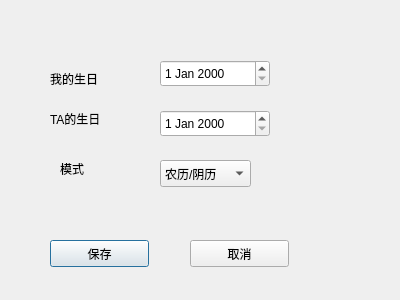
<?xml version="1.0" encoding="UTF-8"?>
<ui version="4.0">
 <class>setbirthday</class>
 <widget class="QDialog" name="setbirthday">
  <property name="geometry">
   <rect>
    <x>0</x>
    <y>0</y>
    <width>400</width>
    <height>300</height>
   </rect>
  </property>
  <property name="windowTitle">
   <string>Dialog</string>
  </property>
  <widget class="QPushButton" name="save_pushButton">
   <property name="geometry">
    <rect>
     <x>50</x>
     <y>240</y>
     <width>99</width>
     <height>27</height>
    </rect>
   </property>
   <property name="text">
    <string>保存</string>
   </property>
  </widget>
  <widget class="QPushButton" name="cancel_pushButton">
   <property name="geometry">
    <rect>
     <x>190</x>
     <y>240</y>
     <width>99</width>
     <height>27</height>
    </rect>
   </property>
   <property name="text">
    <string>取消</string>
   </property>
  </widget>
  <widget class="QLabel" name="label">
   <property name="geometry">
    <rect>
     <x>50</x>
     <y>70</y>
     <width>67</width>
     <height>17</height>
    </rect>
   </property>
   <property name="text">
    <string>我的生日</string>
   </property>
  </widget>
  <widget class="QLabel" name="label_2">
   <property name="geometry">
    <rect>
     <x>50</x>
     <y>110</y>
     <width>67</width>
     <height>17</height>
    </rect>
   </property>
   <property name="text">
    <string>TA的生日</string>
   </property>
  </widget>
  <widget class="QDateEdit" name="my_birthday_dateEdit">
   <property name="geometry">
    <rect>
     <x>160</x>
     <y>60</y>
     <width>110</width>
     <height>27</height>
    </rect>
   </property>
  </widget>
  <widget class="QDateEdit" name="her_birthday_dateEdit">
   <property name="geometry">
    <rect>
     <x>160</x>
     <y>110</y>
     <width>110</width>
     <height>27</height>
    </rect>
   </property>
  </widget>
  <widget class="QLabel" name="label_3">
   <property name="geometry">
    <rect>
     <x>60</x>
     <y>160</y>
     <width>67</width>
     <height>17</height>
    </rect>
   </property>
   <property name="text">
    <string>模式</string>
   </property>
  </widget>
  <widget class="QComboBox" name="birthday_mode_comboBox">
   <property name="geometry">
    <rect>
     <x>160</x>
     <y>160</y>
     <width>91</width>
     <height>27</height>
    </rect>
   </property>
   <item>
    <property name="text">
     <string>农历/阴历</string>
    </property>
   </item>
   <item>
    <property name="text">
     <string>公元/阳历</string>
    </property>
   </item>
  </widget>
 </widget>
 <resources/>
 <connections/>
</ui>
